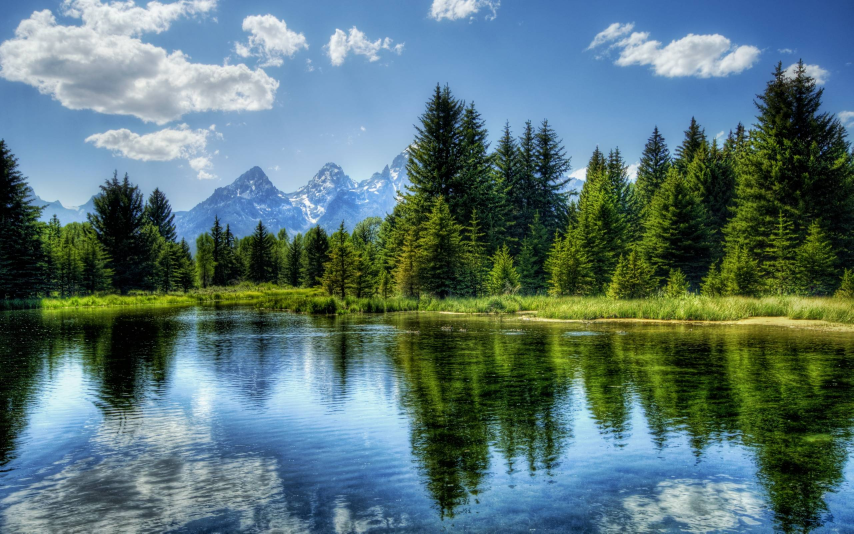
#> input picture 210962047-week1/lab.jpg, 2560 x 1600 px, found by its file name (shown at 1/3 size)
$ python histeq.py
#> lines starting #> are read from the running program, lines starting #| are printed output that depends on the picture
import cv2
import numpy as np
import matplotlib.pyplot as plt
img=cv2.imread("C:/Users/OSLAB/Desktop/lab.jpg",0)
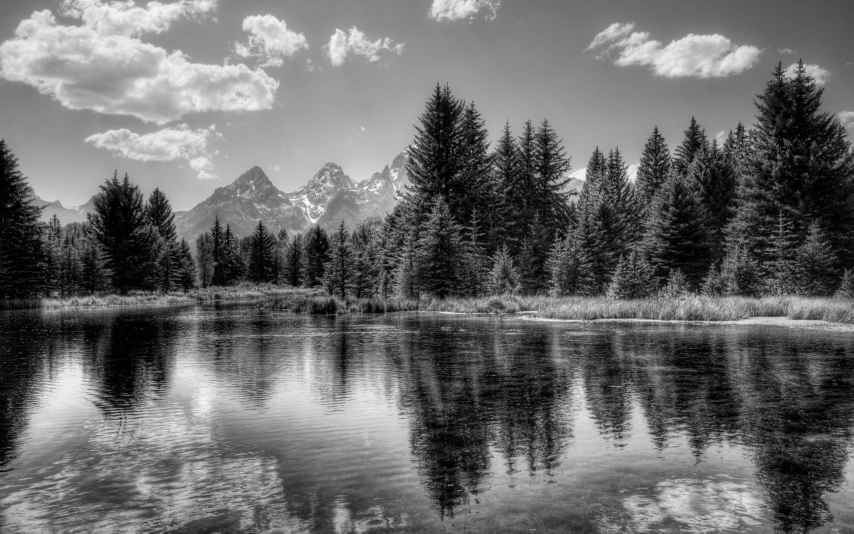
#> img: shape (1600, 2560) (shown at 1/3 size); min 0, max 255, mean 107.7
equalized_img=cv2.equalizeHist(img)
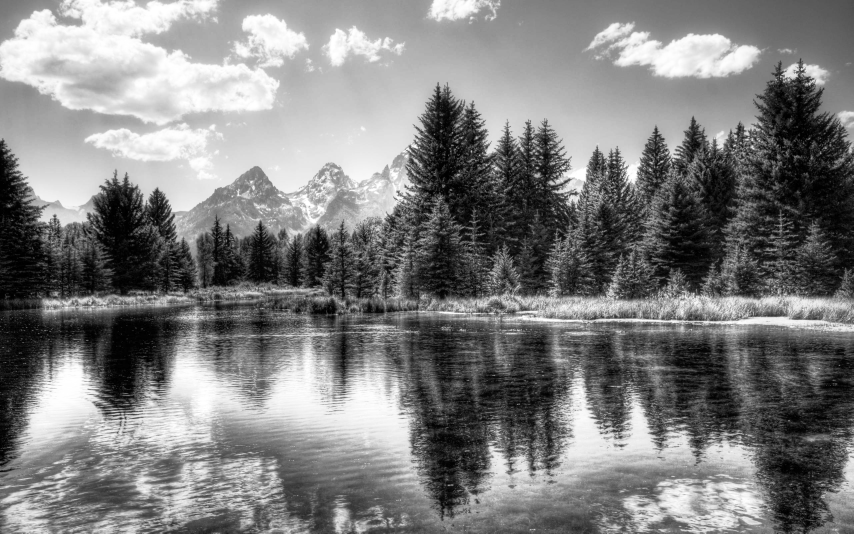
#> equalized_img: shape (1600, 2560) (shown at 1/3 size); min 0, max 255, mean 127.2

hist_original=cv2.calcHist([img],[0],None,[256],[0, 256])
#> hist_original = 256 values, max 32242 at index 137, min 9 at index 254, mean 16000
hist_equalized=cv2.calcHist([equalized_img],[0],None,[256],[0, 265])
#> hist_equalized = 256 values, max 50295 at index 0, min 0 at index 1, mean 16000
fig, axs = plt.subplots(2, 2, figsize=(12, 8))
axs[0, 0].imshow(cv2.cvtColor(img, cv2.COLOR_BGR2RGB))
axs[0, 0].set_title('Original Image')

axs[1, 0].plot(hist_original, color='black')
axs[1, 0].set_title('Histogram Original')
axs[1, 0].set_xlim([0, 256])

axs[0, 1].imshow(cv2.cvtColor(equalized_img, cv2.COLOR_BGR2RGB))
axs[0, 1].set_title('Equalized image')

axs[1, 1].plot(hist_equalized, color='black')
axs[1, 1].set_title('Histogram equalized')
axs[1, 1].set_xlim([0, 256])

plt.tight_layout()
fig.canvas.manager.window.state('zoomed')

plt.show()
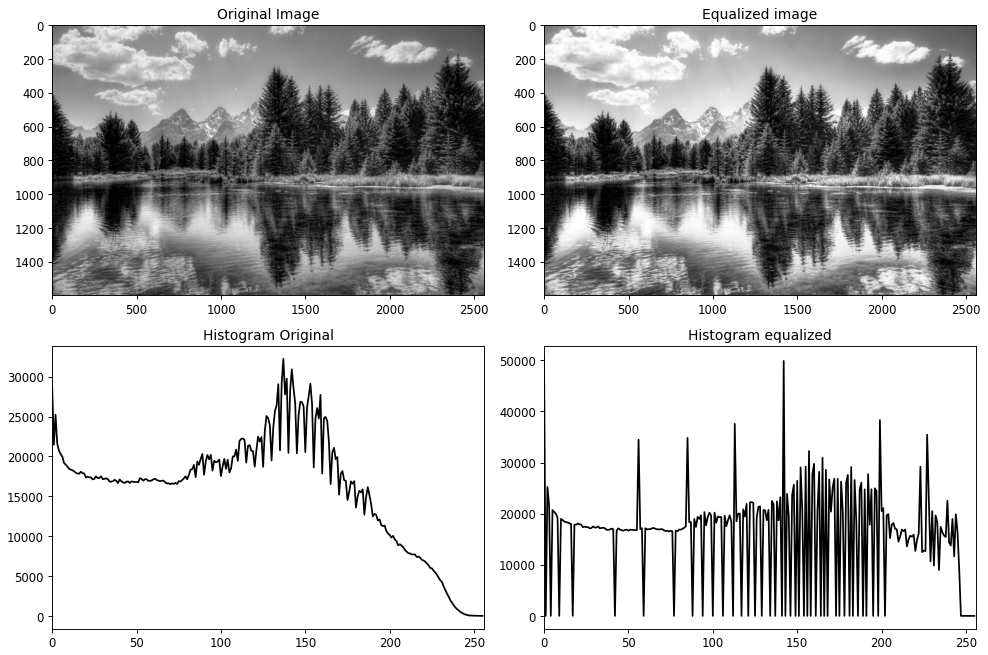
#> figure drawn by matplotlib, 4 panels; panel 3: curve peaks at x = 137, y = 32242; panel 4: curve peaks at x = 0, y = 50295
